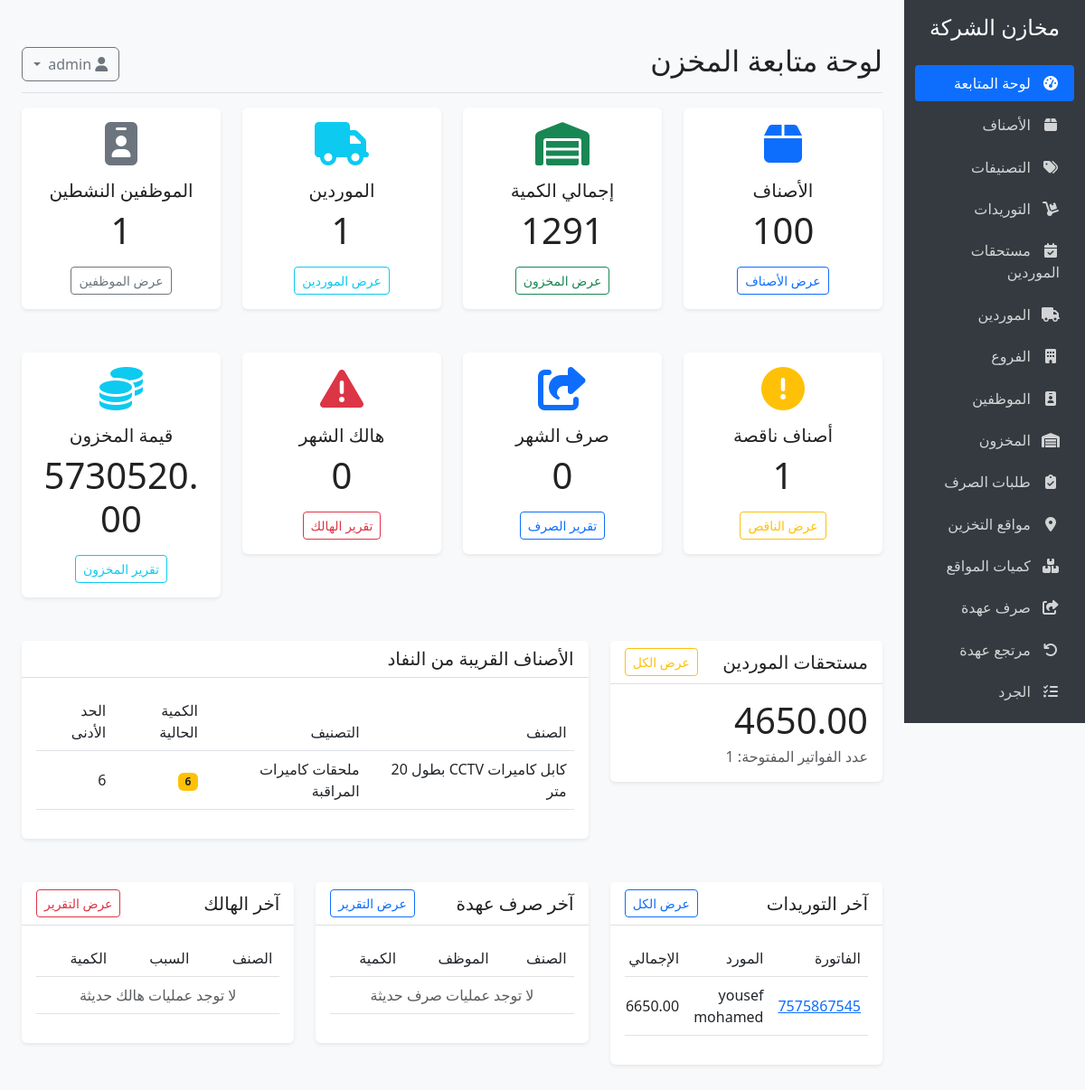
Page / (signed in) on the earlier database version.
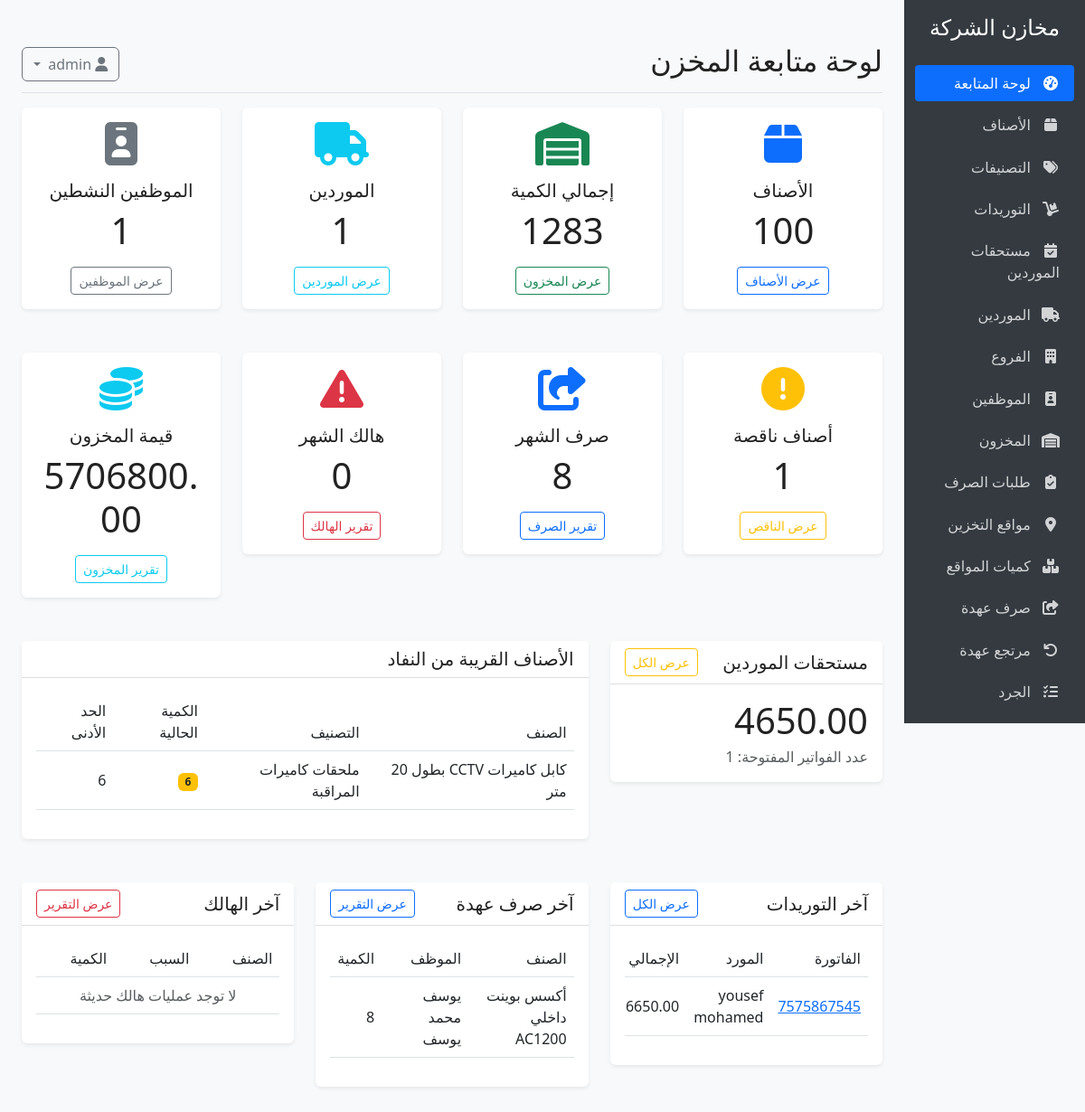
Same page on the later database version.
### models.py (models this page shows, shortened)
class Product(db.Model):
    __tablename__ = 'products'
    id = db.Column(db.Integer, primary_key=True)
    name = db.Column(db.String(100), nullable=False)
    description = db.Column(db.Text, nullable=True)
    barcode = db.Column(db.String(50), unique=True, nullable=True)
    sku = db.Column(db.String(50), unique=True, nullable=True)
    purchase_price = db.Column(db.Float, nullable=False, default=0)
    sale_price = db.Column(db.Float, nullable=False, default=0)
    min_quantity = db.Column(db.Integer, default=0)
    category_id = db.Column(db.Integer, db.ForeignKey('categories.id'), nullable=True)
    created_at = db.Column(db.DateTime, default=datetime.utcnow)
    updated_at = db.Column(db.DateTime, default=datetime.utcnow, onupdate=datetime.utcnow)
    inventory = db.relationship('Inventory', backref='product', uselist=False, lazy=True)
    purchase_items = db.relationship('PurchaseItem', backref='product', lazy=True)
    sale_items = db.relationship('SaleItem', backref='product', lazy=True)

class Category(db.Model):
    __tablename__ = 'categories'
    id = db.Column(db.Integer, primary_key=True)
    name = db.Column(db.String(100), nullable=False)
    description = db.Column(db.Text, nullable=True)
    notes = db.Column(db.Text, nullable=True)
    products = db.relationship('Product', backref='category', lazy=True)

class Inventory(db.Model):
    __tablename__ = 'inventory'
    id = db.Column(db.Integer, primary_key=True)
    product_id = db.Column(db.Integer, db.ForeignKey('products.id'), nullable=False, unique=True)
    quantity = db.Column(db.Integer, nullable=False, default=0)
    last_updated = db.Column(db.DateTime, default=datetime.utcnow, onupdate=datetime.utcnow)

class Purchase(db.Model):
    __tablename__ = 'purchases'
    id = db.Column(db.Integer, primary_key=True)
    invoice_number = db.Column(db.String(50), nullable=False)
    supplier_id = db.Column(db.Integer, db.ForeignKey('suppliers.id'), nullable=True)
    purchase_date = db.Column(db.Date, nullable=False, default=datetime.utcnow)
    total_amount = db.Column(db.Float, nullable=False, default=0)
    payment_method = db.Column(db.String(20), default='cash')  # cash, card, transfer, majel
    status = db.Column(db.String(20), default='completed')  # completed, cancelled
    notes = db.Column(db.Text, nullable=True)
    created_at = db.Column(db.DateTime, default=datetime.utcnow)
    amount_paid = db.Column(db.Float, nullable=False, default=0)
    due_date = db.Column(db.Date, nullable=True)
    notification_email = db.Column(db.String(120), nullable=True)
    due_reminder_sent = db.Column(db.Boolean, default=False)
    items = db.relationship('PurchaseItem', backref='purchase', lazy=True, cascade='all, delete-orphan')
    @property
    def due_amount(self):
        return max(0, (self.total_amount or 0) - (self.amount_paid or 0))

class Supplier(db.Model):
    __tablename__ = 'suppliers'
    id = db.Column(db.Integer, primary_key=True)
    name = db.Column(db.String(100), nullable=False)
    contact_person = db.Column(db.String(100), nullable=True)
    phone = db.Column(db.String(20), nullable=True)
    email = db.Column(db.String(120), nullable=True)
    address = db.Column(db.Text, nullable=True)
    notes = db.Column(db.Text, nullable=True)
    created_at = db.Column(db.DateTime, default=datetime.utcnow)
    purchases = db.relationship('Purchase', backref='supplier', lazy=True)

class StockIssue(db.Model):
    __tablename__ = 'stock_issues'
    id = db.Column(db.Integer, primary_key=True)
    product_id = db.Column(db.Integer, db.ForeignKey('products.id'), nullable=False)
    employee_id = db.Column(db.Integer, db.ForeignKey('employees.id'), nullable=False)
    quantity = db.Column(db.Integer, nullable=False)
    issue_date = db.Column(db.Date, nullable=False, default=datetime.utcnow)
    purpose = db.Column(db.String(200), nullable=True)
    notes = db.Column(db.Text, nullable=True)
    user_id = db.Column(db.Integer, db.ForeignKey('users.id'), nullable=True)
    created_at = db.Column(db.DateTime, default=datetime.utcnow)
    product = db.relationship('Product', backref='stock_issues', lazy=True)
    user = db.relationship('User', backref='stock_issues', lazy=True)

class Employee(db.Model):
    __tablename__ = 'employees'
    id = db.Column(db.Integer, primary_key=True)
    employee_code = db.Column(db.String(50), unique=True, nullable=True, index=True)
    name = db.Column(db.String(120), nullable=False)
    department = db.Column(db.String(120), nullable=True)
    branch_id = db.Column(db.Integer, db.ForeignKey('branches.id'), nullable=True)
    job_title = db.Column(db.String(120), nullable=True)
    phone = db.Column(db.String(30), nullable=True)
    email = db.Column(db.String(120), nullable=True)
    is_active = db.Column(db.Boolean, default=True)
    notes = db.Column(db.Text, nullable=True)
    created_at = db.Column(db.DateTime, default=datetime.utcnow)
    issues = db.relationship('StockIssue', backref='employee', lazy=True)

### app.py (the view)
@app.route('/')
@login_required
def index():
    total_products = Product.query.count()
    total_suppliers = Supplier.query.count()
    total_employees = Employee.query.filter_by(is_active=True).count()
    total_branches = Branch.query.filter_by(is_active=True).count()
    recent_purchases = Purchase.query.order_by(Purchase.created_at.desc()).limit(5).all()
    recent_issues = StockIssue.query.order_by(StockIssue.created_at.desc()).limit(5).all()
    recent_damage = DamageRecord.query.order_by(DamageRecord.created_at.desc()).limit(5).all()
    low_stock_products = db.session.query(Product, Inventory).join(
        Inventory, Product.id == Inventory.product_id
    ).filter(Inventory.quantity <= Product.min_quantity).limit(5).all()
    inventory_rows = Inventory.query.options(joinedload(Inventory.product)).all()
    total_inventory_quantity = sum(item.quantity for item in inventory_rows)
    total_inventory_value = sum(item.quantity * (item.product.purchase_price or 0) for item in inventory_rows if item.product)
    today = datetime.now().date()
    month_start = today.replace(day=1)
    month_issues = StockIssue.query.filter(StockIssue.issue_date >= month_start).all()
    month_damage = DamageRecord.query.filter(DamageRecord.damage_date >= month_start).all()
    month_issue_quantity = sum(issue.quantity for issue in month_issues)
    month_damage_quantity = sum(record.quantity for record in month_damage)
    due_purchases = Purchase.query.filter(
        Purchase.payment_method == 'majel',
        Purchase.status != 'cancelled',
        Purchase.amount_paid < Purchase.total_amount
    ).all()
    pending_due_purchase_total = sum(purchase.due_amount for purchase in due_purchases)
    return render_template(
        'index.html',
        total_products=total_products,
        total_suppliers=total_suppliers,
        total_employees=total_employees,
        total_branches=total_branches,
        recent_purchases=recent_purchases,
        recent_issues=recent_issues,
        recent_damage=recent_damage,
        low_stock_products=low_stock_products,
        total_inventory_quantity=total_inventory_quantity,
        total_inventory_value=total_inventory_value,
        month_issue_quantity=month_issue_quantity,
        month_damage_quantity=month_damage_quantity,
        pending_due_purchase_total=pending_due_purchase_total,
        pending_due_purchase_count=len(due_purchases)
    )

### app.py (called while the page is built)
@login_manager.user_loader
def load_user(user_id):
    user = User.query.get(int(user_id))
    if user and not user.is_active:
        return None
    return user

@app.before_request
def hide_retail_pages_in_company_mode():
    path = request.path.rstrip('/') or '/'
    if path.startswith('/static') or not current_user.is_authenticated:
        return None
    if any(path == prefix or path.startswith(f'{prefix}/') for prefix in RETAIL_ONLY_PREFIXES):
        flash('تم إخفاء صفحات البيع والعملاء والكاشير لأن النظام مضبوط كمخزن شركة داخلي.', 'warning')
        return redirect(url_for('index'))
    if path in RETAIL_ONLY_REPORT_PATHS:
        flash('هذا التقرير خاص بالبيع التجاري وغير مستخدم في نظام مخازن الشركة.', 'warning')
        return redirect(url_for('reports'))
    return None

@app.context_processor
def inject_settings():
    from models import Setting
    settings = {s.key: s.value for s in Setting.query.all()}
    def page_url(page):
        args = request.args.to_dict(flat=True)
        args['page'] = page
        return url_for(request.endpoint, **(request.view_args or {}), **args)
    return dict(settings=settings, page_url=page_url)

### templates/index.html (shortened to what the changed rows need)
{% extends "base.html" %}
{% block header %}لوحة متابعة المخزن{% endblock %}
{% block content %}
<div class="row">
    <div class="col-md-3 mb-4">
        <div class="card text-center">
            <div class="card-body">
                <i class="fas fa-warehouse fa-3x mb-3 text-success"></i>
                <h5 class="card-title">إجمالي الكمية</h5>
                <p class="card-text display-6">{{ total_inventory_quantity }}</p>
                <a href="{{ url_for('inventory') }}" class="btn btn-sm btn-outline-success">عرض المخزون</a>
            </div>
        </div>
    </div>
</div>
<div class="row">
    <div class="col-md-3 mb-4">
        <div class="card text-center border-primary">
            <div class="card-body">
                <i class="fas fa-share-square fa-3x mb-3 text-primary"></i>
                <h5 class="card-title">صرف الشهر</h5>
                <p class="card-text display-6">{{ month_issue_quantity }}</p>
                <a href="{{ url_for('issues_report') }}" class="btn btn-sm btn-outline-primary">تقرير الصرف</a>
            </div>
        </div>
    </div>
    <div class="col-md-3 mb-4">
        <div class="card text-center border-info">
            <div class="card-body">
                <i class="fas fa-coins fa-3x mb-3 text-info"></i>
                <h5 class="card-title">قيمة المخزون</h5>
                <p class="card-text display-6">{{ "%.2f"|format(total_inventory_value) }}</p>
                <a href="{{ url_for('inventory_report') }}" class="btn btn-sm btn-outline-info">تقرير المخزون</a>
            </div>
        </div>
    </div>
</div>
<div class="row">
    <div class="col-md-8 mb-4">
        <div class="card">
            <div class="card-body">
                <div class="table-responsive">
                    <table class="table table-hover align-middle">
                        <thead>
                            <tr>
                                <th>الصنف</th>
                                <th>التصنيف</th>
                                <th>الكمية الحالية</th>
                                <th>الحد الأدنى</th>
                            </tr>
                        </thead>
                        <tbody>
                            {% for product, inventory in low_stock_products %}
                            <tr>
                                <td>{{ product.name }}</td>
                                <td>{{ product.category.name if product.category else 'بدون تصنيف' }}</td>
                                <td><span class="badge bg-warning text-dark">{{ inventory.quantity }}</span></td>
                                <td>{{ product.min_quantity }}</td>
                            </tr>
                            {% else %}
                            <tr>
                                <td colspan="4" class="text-center text-muted">لا توجد أصناف ناقصة حالياً</td>
                            </tr>
                            {% endfor %}
                        </tbody>
                    </table>
                </div>
            </div>
        </div>
    </div>
</div>
<div class="row">
    <div class="col-md-4 mb-4">
        <div class="card">
            <div class="card-body">
                <div class="table-responsive">
                    <table class="table table-hover align-middle">
                        <thead>
                            <tr>
                                <th>الفاتورة</th>
                                <th>المورد</th>
                                <th>الإجمالي</th>
                            </tr>
                        </thead>
                        <tbody>
                            {% for purchase in recent_purchases %}
                            <tr>
                                <td><a href="{{ url_for('view_purchase', id=purchase.id) }}">{{ purchase.invoice_number }}</a></td>
                                <td>{{ purchase.supplier.name if purchase.supplier else 'غير محدد' }}</td>
                                <td>{{ "%.2f"|format(purchase.total_amount) }}</td>
                            </tr>
                            {% else %}
                            <tr>
                                <td colspan="3" class="text-center text-muted">لا توجد توريدات حديثة</td>
                            </tr>
                            {% endfor %}
                        </tbody>
                    </table>
                </div>
            </div>
        </div>
    </div>
    <div class="col-md-4 mb-4">
        <div class="card">
            <div class="card-body">
                <div class="table-responsive">
                    <table class="table table-hover align-middle">
                        <thead>
                            <tr>
                                <th>الصنف</th>
                                <th>الموظف</th>
                                <th>الكمية</th>
                            </tr>
                        </thead>
                        <tbody>
                            {% for issue in recent_issues %}
                            <tr>
                                <td>{{ issue.product.name if issue.product else '-' }}</td>
                                <td>{{ issue.employee.name if issue.employee else '-' }}</td>
                                <td>{{ issue.quantity }}</td>
                            </tr>
                            {% else %}
                            <tr>
                                <td colspan="3" class="text-center text-muted">لا توجد عمليات صرف حديثة</td>
                            </tr>
                            {% endfor %}
                        </tbody>
                    </table>
                </div>
            </div>
        </div>
    </div>
    <div class="col-md-4 mb-4">
        <div class="card">
            <div class="card-body">
                <div class="table-responsive">
                    <table class="table table-hover align-middle">
                        <thead>
                            <tr>
                                <th>الصنف</th>
                                <th>السبب</th>
                                <th>الكمية</th>
                            </tr>
                        </thead>
                    </table>
                </div>
            </div>
        </div>
    </div>
</div>
{% endblock %}

Differences in the rows shown:
added StockIssue: product "أكسس بوينت داخلي AC1200", employee "يوسف محمد يوسف", quantity "8"
Other differences:
{{ total_inventory_quantity }}: "1291" → "1283"
{{ month_issue_quantity }}: "0" → "8"
{{ "%.2f"|format(total_inventory_value) }}: "5730520.00" → "5706800.00"
text no longer shown: "لا توجد عمليات صرف حديثة"
